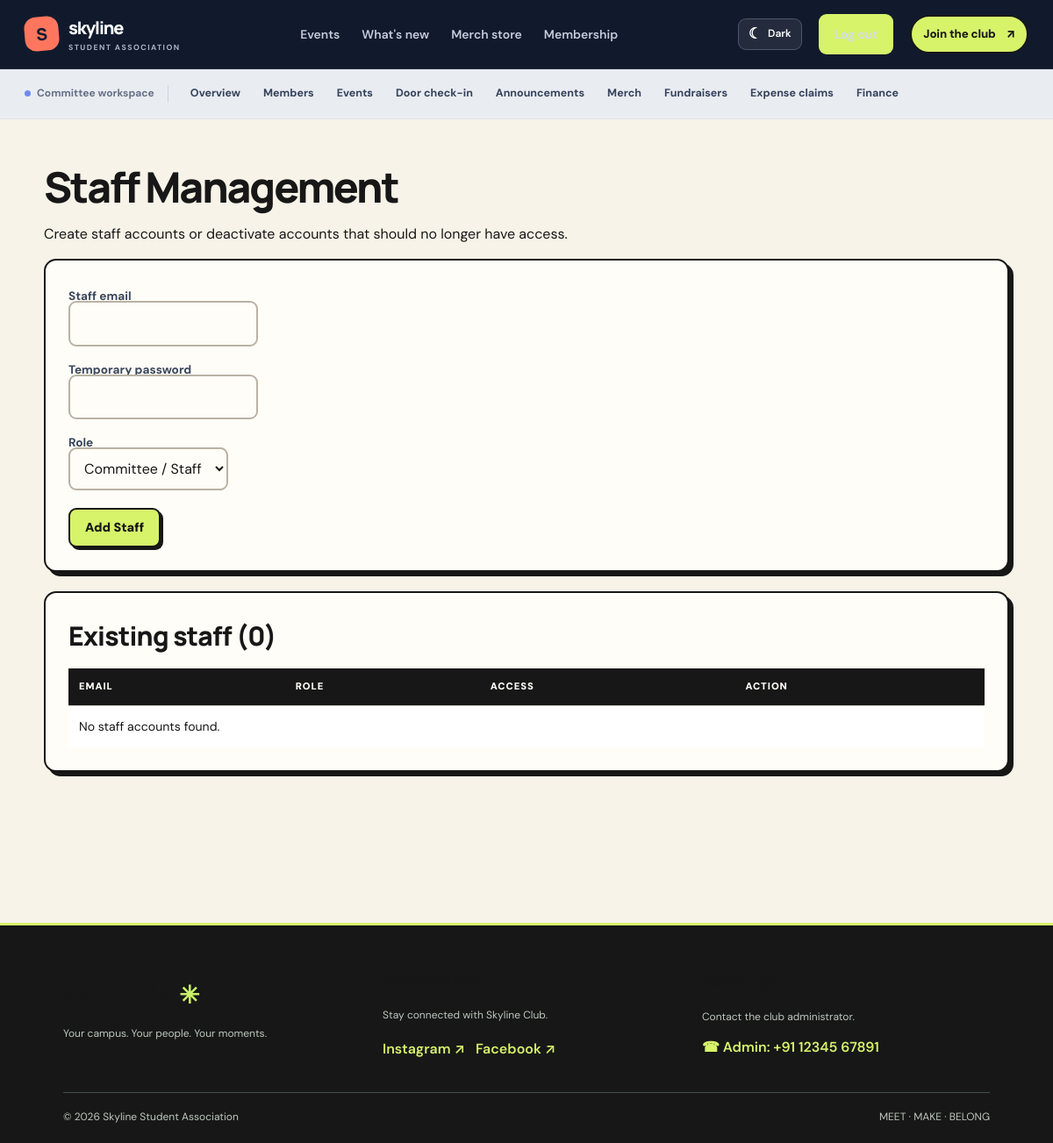
The page /admin/staff (signed in) on the database as committed earlier.
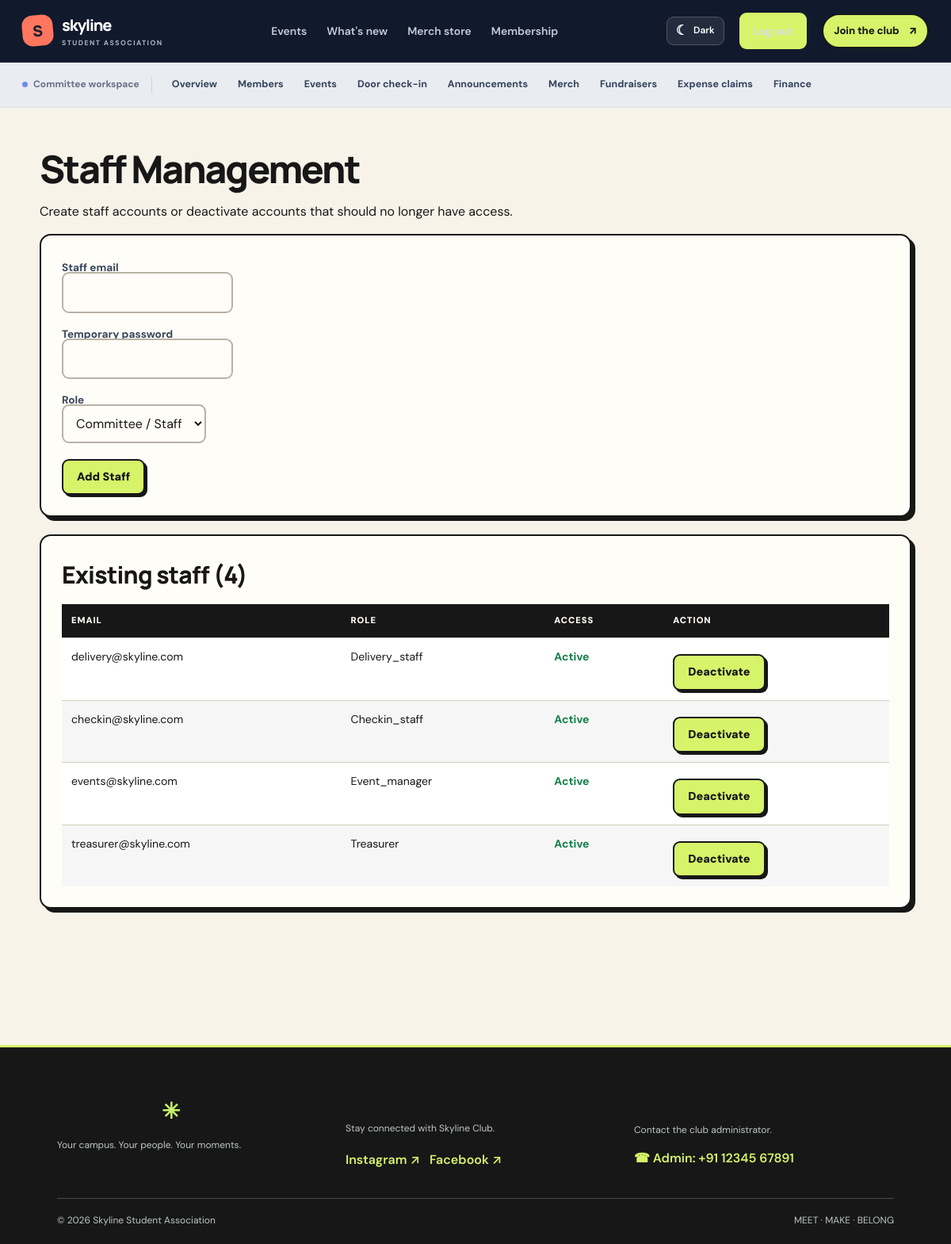
The same page on the database as committed later.
### tables this page shows
CREATE TABLE committee_users (
    id INTEGER PRIMARY KEY,
    member_id INTEGER REFERENCES members(id),
    email TEXT UNIQUE NOT NULL,
    password_hash TEXT NOT NULL,
    role TEXT NOT NULL DEFAULT 'committee',
    active INTEGER NOT NULL DEFAULT 1,
    created_at TEXT NOT NULL DEFAULT CURRENT_TIMESTAMP
);

### app.py (the view, shortened to what this page needs)
@app.route('/admin/staff', methods=['GET', 'POST'])
@admin_required
def admin_staff():
    staff = query(
        '''SELECT id, email, role, active, created_at
           FROM committee_users ORDER BY id DESC'''
    )
    return render_template('admin_staff.html', staff=staff)

### app.py (called while the page is built)
@app.context_processor
def inject_csrf_token():
    from flask_wtf.csrf import generate_csrf
    return {"csrf_token": generate_csrf}

@app.context_processor
def inject_globals():
    return {'is_admin': bool(session.get('admin')), 'status_of': member_status}

def admin_required(view):
    @wraps(view)
    def wrapper(*args, **kwargs):
        if not session.get('admin'):
            return redirect(url_for('login', next=request.full_path.rstrip('?')))
        return view(*args, **kwargs)
    return wrapper

### db.py (called while the page is built)
def get_db():
    if 'db' not in g:
        g.db = sqlite3.connect(DB_PATH)
        g.db.row_factory = sqlite3.Row
        g.db.execute('PRAGMA foreign_keys = ON')
    return g.db

def query(sql, args=(), one=False):
    cur = get_db().execute(sql, args)
    rows = cur.fetchall()
    cur.close()
    if one:
        return rows[0] if rows else None
    return rows

### templates/admin_staff.html (shortened to what this page needs)
{% extends 'base.html' %}
{% block content %}
<div class="staff-page">
    <h1>Staff Management</h1>
    <p>Create staff accounts or deactivate accounts that should no longer have access.</p>
    <form method="post" class="card staff-form">
        <div>
            <label for="staff-email">Staff email</label>
            <input id="staff-email" type="email" name="email" required>
        </div>
        <div>
            <label for="staff-password">Temporary password</label>
            <input id="staff-password" type="password" name="password"
                   minlength="8" required autocomplete="new-password">
        </div>
        <div>
            <label for="staff-role">Role</label>
            <select id="staff-role" name="role">
                <option value="committee">Committee / Staff</option>
            </select>
        </div>
        <button type="submit">Add Staff</button>
    </form>
    <div class="card staff-table-wrap" style="margin-top:22px">
        <h2>Existing staff ({{ staff|length }})</h2>
        <table class="staff-table">
            <thead>
                <tr>
                    <th>Email</th>
                    <th>Role</th>
                    <th>Access</th>
                    <th>Action</th>
                </tr>
            </thead>
            <tbody>
                {% for person in staff %}
                <tr>
                    <td>{{ person.email }}</td>
                    <td>{{ person.role|title }}</td>
                    <td class="staff-status {{ 'staff-on' if person.active else 'staff-off' }}">
                        {{ 'Active' if person.active else 'Deactivated' }}
                    </td>
                    <td>
                        <form method="post"
                              action="{{ url_for('admin_staff_toggle', staff_id=person.id) }}"
                              onsubmit="return confirm('Change access for {{ person.email }}?');">
                            <button type="submit"
                                    class="{{ 'staff-danger' if person.active else '' }}">
                                {{ 'Deactivate' if person.active else 'Reactivate' }}
                            </button>
                        </form>
                    </td>
                </tr>
                {% else %}
                <tr><td colspan="4">No staff accounts found.</td></tr>
                {% endfor %}
            </tbody>
        </table>
    </div>
</div>
{% endblock %}

Rows that differ between the two databases and show on the page:
added committee_users: email "delivery@skyline.com", role "Delivery_staff", active "Active", active "Deactivate"
added committee_users: email "checkin@skyline.com", role "Checkin_staff", active "Active", active "Deactivate"
added committee_users: email "events@skyline.com", role "Event_manager", active "Active", active "Deactivate"
added committee_users: email "treasurer@skyline.com", role "Treasurer", active "Active", active "Deactivate"
Other text that changed with them:
{{ staff|length }}: "0" → "4"
text no longer shown: "No staff accounts found."
